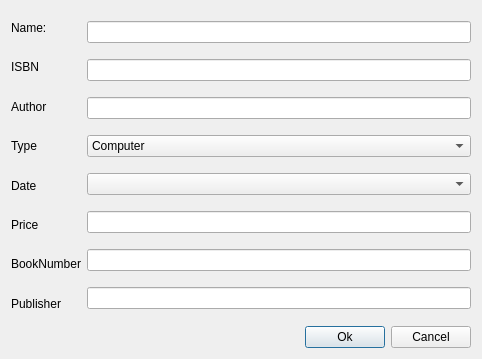
<?xml version="1.0" encoding="UTF-8"?>
<ui version="4.0">
 <class>dnewbook</class>
 <widget class="QDialog" name="dnewbook">
  <property name="geometry">
   <rect>
    <x>0</x>
    <y>0</y>
    <width>482</width>
    <height>359</height>
   </rect>
  </property>
  <property name="windowTitle">
   <string>Dialog</string>
  </property>
  <layout class="QVBoxLayout" name="verticalLayout_3">
   <item>
    <layout class="QHBoxLayout" name="horizontalLayout">
     <item>
      <layout class="QVBoxLayout" name="verticalLayout_2">
       <item>
        <widget class="QLabel" name="label">
         <property name="text">
          <string>Name:</string>
         </property>
        </widget>
       </item>
       <item>
        <widget class="QLabel" name="label_2">
         <property name="text">
          <string>ISBN</string>
         </property>
        </widget>
       </item>
       <item>
        <widget class="QLabel" name="label_5">
         <property name="text">
          <string>Author</string>
         </property>
        </widget>
       </item>
       <item>
        <widget class="QLabel" name="label_3">
         <property name="text">
          <string>Type</string>
         </property>
        </widget>
       </item>
       <item>
        <widget class="QLabel" name="label_6">
         <property name="text">
          <string>Date</string>
         </property>
        </widget>
       </item>
       <item>
        <widget class="QLabel" name="label_7">
         <property name="text">
          <string>Price</string>
         </property>
        </widget>
       </item>
       <item>
        <widget class="QLabel" name="label_8">
         <property name="text">
          <string>BookNumber</string>
         </property>
        </widget>
       </item>
       <item>
        <widget class="QLabel" name="label_4">
         <property name="text">
          <string>Publisher</string>
         </property>
        </widget>
       </item>
      </layout>
     </item>
     <item>
      <layout class="QVBoxLayout" name="verticalLayout">
       <item>
        <widget class="QLineEdit" name="lineEdit"/>
       </item>
       <item>
        <widget class="QLineEdit" name="lineEdit_2"/>
       </item>
       <item>
        <widget class="QLineEdit" name="lineEdit_3"/>
       </item>
       <item>
        <widget class="QComboBox" name="comboBox">
         <item>
          <property name="text">
           <string>Computer</string>
          </property>
         </item>
         <item>
          <property name="text">
           <string>Finance</string>
          </property>
         </item>
         <item>
          <property name="text">
           <string>Math</string>
          </property>
         </item>
         <item>
          <property name="text">
           <string>Environment</string>
          </property>
         </item>
         <item>
          <property name="text">
           <string>Physics</string>
          </property>
         </item>
        </widget>
       </item>
       <item>
        <widget class="KDateComboBox" name="kdatecombobox"/>
       </item>
       <item>
        <widget class="QLineEdit" name="lineEdit_6"/>
       </item>
       <item>
        <widget class="QLineEdit" name="lineEdit_9"/>
       </item>
       <item>
        <widget class="QLineEdit" name="lineEdit_7"/>
       </item>
       <item>
        <layout class="QHBoxLayout" name="horizontalLayout_3"/>
       </item>
      </layout>
     </item>
    </layout>
   </item>
   <item>
    <layout class="QHBoxLayout" name="horizontalLayout_2">
     <item>
      <spacer name="horizontalSpacer">
       <property name="orientation">
        <enum>Qt::Horizontal</enum>
       </property>
       <property name="sizeHint" stdset="0">
        <size>
         <width>40</width>
         <height>20</height>
        </size>
       </property>
      </spacer>
     </item>
     <item>
      <widget class="QPushButton" name="pushButton_2">
       <property name="text">
        <string>Ok</string>
       </property>
      </widget>
     </item>
     <item>
      <widget class="QPushButton" name="pushButton_3">
       <property name="text">
        <string>Cancel</string>
       </property>
      </widget>
     </item>
    </layout>
   </item>
  </layout>
 </widget>
 <customwidgets>
  <customwidget>
   <class>KDateComboBox</class>
   <extends>QComboBox</extends>
   <header>kdatecombobox.h</header>
  </customwidget>
 </customwidgets>
 <resources/>
 <connections/>
</ui>
